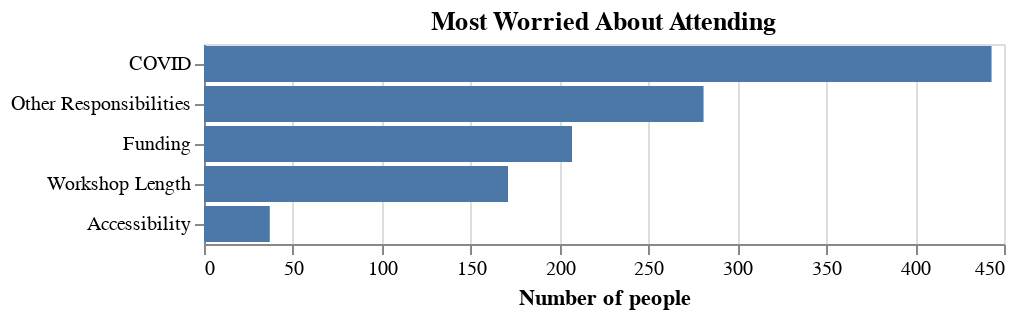

The notebook cell this image was saved under:
### Markdown cell above
First, repeating from the attendance section, we can see the high level things that worry people most about attending.

### Code cell
# We meed top use the numpy argsort to do this: pandas doesn't really work accross columns like this.
worried = survey[['worried_covid', 'worried_funding', 'worried_length', 'worried_accessibility', 'worried_responsibilities']].to_numpy()
worried_argsort = worried.argsort()
worried_desc = [
    'COVID',
    'Funding',
    'Workshop Length',
    'Accessibility',
    'Other Responsibilities'
]

most_worried_list = []
most_worried = worried_argsort[:1]
worried_sort = np.copy(worried)
worried_sort.sort(axis=1)

for idx in range(5):
    mask = worried_sort[:,0] == worried_sort[:, idx]
    worried_idx_list = worried_argsort[mask, idx]
    worried_idx_sort_list = worried_sort[mask, idx]
    do_not_worry = worried_idx_sort_list < 4
    most_worried_list += list(worried_idx_list[do_not_worry])

most_worried = [worried_desc[i] for i in most_worried_list]

(alt.Chart(data=pd.DataFrame(most_worried, columns=['worried']), title="Most Worried About Attending")
    .mark_bar()
    .encode(
        y=alt.Y(shorthand="worried", sort='-x', title=""),
        x=alt.X(shorthand="count()",title="Number of people"),
        tooltip=alt.Tooltip("count():N"),
    )
)

### Figure 1 — Vega-Lite specification as saved in the notebook (floating-point values rounded to 4 significant figures; data arrays with more than 128 entries replaced by an {"elided": "..."} marker saying what was removed)
{"config": {"view": {"continuousWidth": 400, "continuousHeight": 300}}, "data": {"name": "data-61d0e98dda1f490c5dd9e28b42a908cb"}, "mark": "bar", "encoding": {"tooltip": {"aggregate": "count", "type": "nominal"}, "x": {"aggregate": "count", "title": "Number of people", "type": "quantitative"}, "y": {"field": "worried", "sort": "-x", "title": "", "type": "nominal"}}, "title": "Most Worried About Attending", "$schema": "https://vega.github.io/schema/vega-lite/v4.17.0.json", "datasets": {"data-61d0e98dda1f490c5dd9e28b42a908cb": {"elided": "1139 records"}}}
